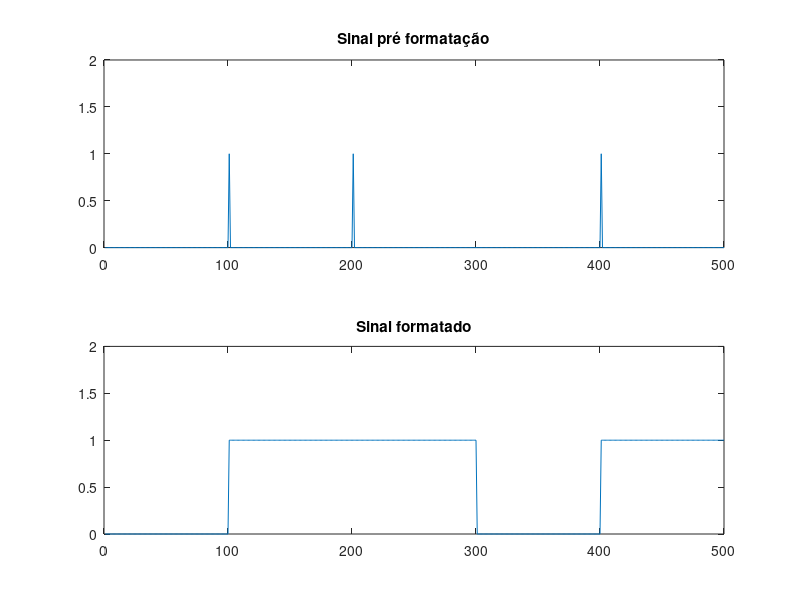
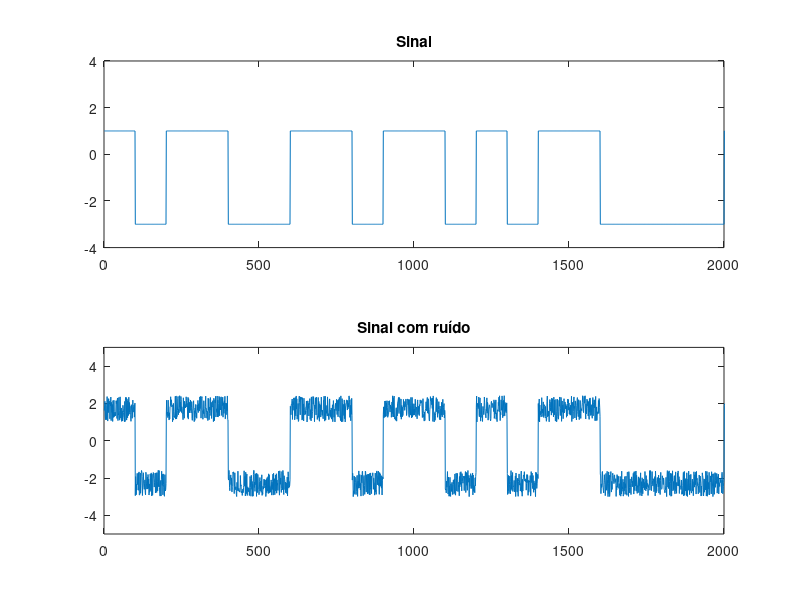

Write the MATLAB code that produced these figures, in order.
%% Formatando sinal

clc
clear all;
close all

% sinal de informação
info = [0 1 1 0 1];

% tamanho da superamostragem
n = 100;

% superamostrando info:
info_up = upsample(info, n);

% gernado o filtro: NRZ
filtro_NRZ = ones(1,n);

% Gerando a onda formatada:
info_tx = filter(filtro_NRZ, 1, info_up);

% plotando
subplot(2,1,1);
plot(info_up);
title('Sinal pré formatação');
ylim([0 2]);

subplot(2,1,2);
plot(info_tx)
title('Sinal formatado');
ylim([0 2]);

% plotando em Stem
figure(2)
subplot(2,1,1);
stem(info_up);
title('Sinal pré formatação');
ylim([0 2]);

subplot(2,1,2);
stem(info_tx);
title('Sinal formatado');
ylim([0 2]);

%% Formatando em vários níveis

clear all
close all
clc

% Formatando em mais de 1 nível

N = 100;
% Número de níveis
M = 4;
A = 3; % Amplitude máxima
dist_nivel = 2; %Distancia entre níveis

% Número de bits por nível
l = log2(M);

% Gerando número de símbolos:
num_simb = 500;

% Informação de entrada
info_bin = randint(1, num_simb*l);

% Fazendo o reshape para o bi2de
info_bin = transpose(reshape(info_bin, l , num_simb));

% Transformando em decimal à cada 2 bits:
info = bi2de(info_bin, 'left-msb')*dist_nivel-A;%----- Mapeamento: 00 --> 0 --> -3
info_up = upsample(info,N);                 %             01 --> 1 --> -1
                                            %             10 --> 2 -->  2
                                            %             11 --> 3 -->  3
% Filtrando
filtro = ones(1, N);
info_tx = filter(filtro, 1, info_up);

% plotando
plot(info_tx)
xlim([0 20*N])
ylim([-4 4])

%% Presença do ruído:

% Formatando em vários níveis

clear all
close all
clc

% Formatando em mais de 1 nível

N = 100;
M = 2;  % Número de níveis
A = 3; % Amplitude máxima
dist_nivel = 4; %Distancia entre níveis

% Número de bits por nível
l = log2(M);

% Gerando número de símbolos:
num_simb = 500;

% Informação de entrada
info_bin = randint(1, num_simb*l);

% Fazendo o reshape para o bi2de
info_bin = transpose(reshape(info_bin, l , num_simb));

% Transformando em decimal à cada 2 bits:
info = bi2de(info_bin, 'left-msb')*dist_nivel-A;%----- Mapeamento: 00 --> 0 --> -3
info_up = upsample(info,N);                 %             01 --> 1 --> -1
                                            %             10 --> 2 -->  2
                                            %             11 --> 3 -->  3
% Filtrando
filtro = ones(1, N);
info_tx = filter(filtro, 1, info_up);

% Gerando o sinal de saída com ruído: 
vari = 2;
mean = 0;
                                                        %outramaneira: Não utilizar vari, utiliza AWGN, relação sinal ruído                                                                          
ruido = sqrt(vari)*rand(length(info_tx), 1)+mean;       %SNR = 10; (dB)
info_rx = info_tx + ruido;                              %info_rx = awgn(info_tx,SNR);
                                                       
% plotando

subplot(2,1,1);
plot(info_tx)
xlim([0 20*N])
ylim([-4 4])
title('Sinal');

subplot(2,1,2);
plot(info_rx)
xlim([0 20*N])
ylim([-5 5])
title('Sinal com ruído');